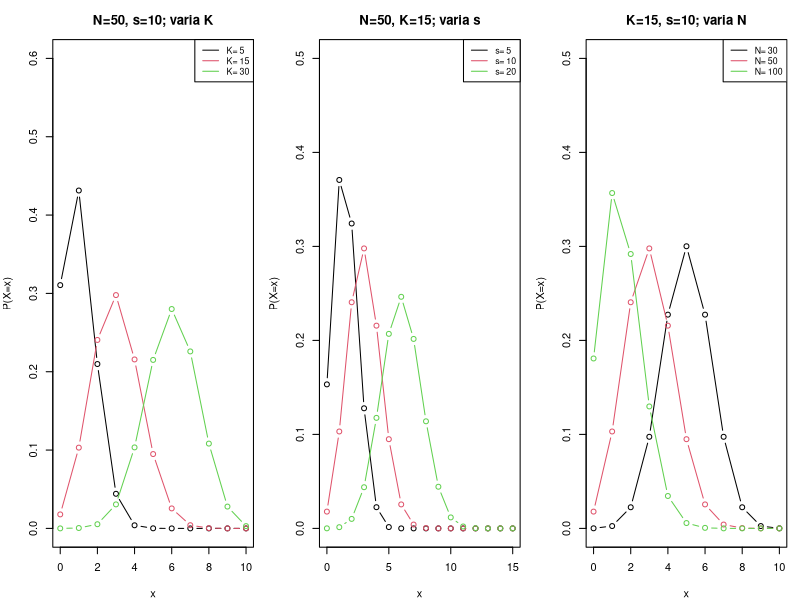
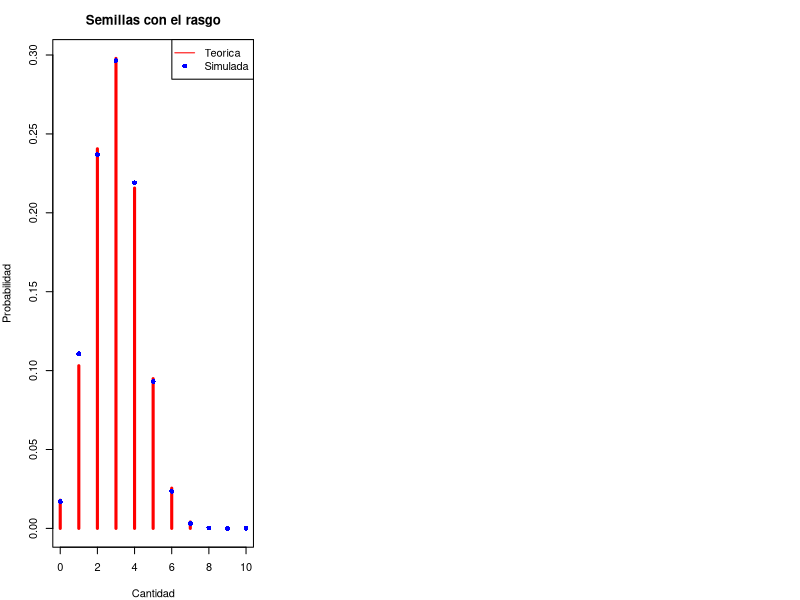

Generate these figures, in order, with R: (Note: this script raises an error after producing the figures.)
## ---- chunk 1
N <- 50; K <- 15; s <- 10
p <- K/N
c(media=s*p,varianza=s*p*(1-p)*(N-s)/(N-1))
## ---- chunk 2
x <- max(0,s-(N-K)):min(s,K)
data.frame(x=x,probabilidad=dhyper(x,m=K,n=N-K,k=s),
           acumulada=phyper(x,m=K,n=N-K,k=s))
## ---- chunk 3
sum(dhyper(x,m=K,n=N-K,k=s))
## ---- chunk 4
ntiguo <- par(mfrow=c(1,3),mar=c(4,4,3,1))
# Cambio en K con N=50 y s=10.
x <- 0:10
plot(x,dhyper(x,5,45,10),type="b",ylim=c(0,0.6),col=1,
     xlab="x",ylab="P(X=x)",main="N=50, s=10; varia K")
for (i in 2:3) {
  K <- c(5,15,30)[i]
  lines(x,dhyper(x,K,50-K,10),type="b",col=i)
}
legend("topright",paste("K=",c(5,15,30)),col=1:3,lty=1,cex=0.8)
# Cambio en s con N=50 y K=15.
x <- 0:15
plot(x,dhyper(x,15,35,5),type="b",ylim=c(0,0.5),
     xlab="x",ylab="P(X=x)",main="N=50, K=15; varia s")
for (i in 2:3) lines(x,dhyper(x,15,35,c(5,10,20)[i]),col=i,type="b")
legend("topright",paste("s=",c(5,10,20)),col=1:3,lty=1,cex=0.8)
# Cambio en N con K=15 y s=10.
x <- 0:10
plot(x,dhyper(x,15,15,10),type="b",ylim=c(0,0.5),
     xlab="x",ylab="P(X=x)",main="K=15, s=10; varia N")
for (i in 2:3) lines(x,dhyper(x,15,c(50,100)[i-1]-15,10),col=i,type="b")
legend("topright",paste("N=",c(30,50,100)),col=1:3,lty=1,cex=0.8)
## ---- chunk 5
set.seed(206)
N <- 50; K <- 15; s <- 10; B <- 10000
rasgos <- rhyper(B,m=K,n=N-K,k=s)
x <- 0:10
freq <- as.numeric(table(factor(rasgos,levels=x)))/B
teoria <- dhyper(x,K,N-K,s)
data.frame(x=x,simulada=freq,teorica=teoria)
## ---- chunk 6
c(media_simulada=mean(rasgos),media_teorica=s*K/N,
  var_simulada=var(rasgos),var_teorica=s*(K/N)*(1-K/N)*(N-s)/(N-1))
## ---- chunk 7
plot(x,teoria,type="h",col="red",lwd=3,ylim=c(0,max(freq,teoria)),
     main="Semillas con el rasgo",xlab="Cantidad",ylab="Probabilidad")
points(x,freq,pch=16,col="blue")
legend("topright",c("Teorica","Simulada"),col=c("red","blue"),lty=c(1,NA),pch=c(NA,16))
## ---- chunk 8
set.seed(207)
N <- 50; K <- 15; s <- 10
mu <- s*K/N
v <- s*(K/N)*(1-K/N)*(N-s)/(N-1)
ver_tcl(function(n) rhyper(n,m=K,n=N-K,k=s),mu,v)
